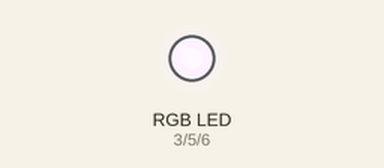
This sketch was run on a simulated Arduino Uno, built with avr-gcc and run on an emulated ATmega328P. On the bench: an RGB LED mixed from three pins (HIGH = lit).

Above: at 0.15 s.
At 0.75 s:
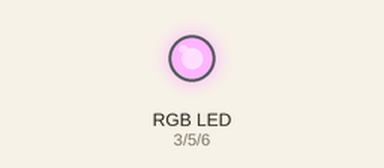
At 3.78 s:
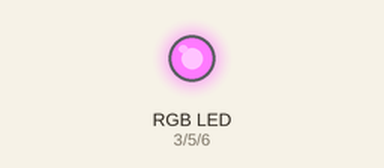
At 6.18 s:
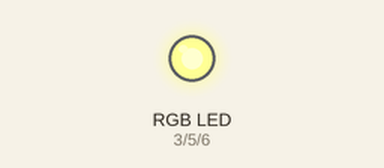
At 8.58 s:
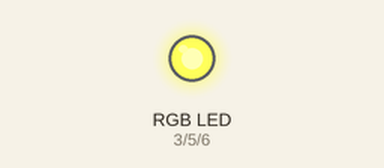
At 12.8 s:
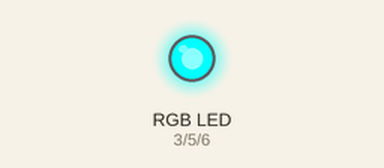
Timing chart, 0 to 40.0 s (numbered marks = the images above):
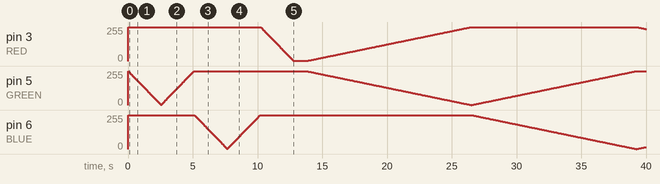

The sketch:

Trackball_RGB_LED.ino
```cpp
// Note that brown wire is for 5V.

// Define Pins
#define RED 3
#define GREEN 5
#define BLUE 6

#define delayTime 10 // fading time between colors


void setup()
{
  pinMode(RED, OUTPUT);
  pinMode(GREEN, OUTPUT);
  pinMode(BLUE, OUTPUT);
  digitalWrite(RED, HIGH);
  digitalWrite(GREEN, HIGH);
  digitalWrite(BLUE, HIGH);
}

// define variables
int redValue;
int greenValue;
int blueValue;


// main loop
void loop()
{
  cycleSingleColor(GREEN);
  cycleSingleColor(BLUE);
  turnOnSingleColor(RED);
  delay(1000);

  redValue = 255; // choose a value between 1 and 255 to change the color.
  greenValue = 0;
  blueValue = 0;
  for(int i = 0; i < 255; i += 1) // fades out red bring green full when i=255
  {
    redValue -= 1;
    greenValue += 1;
    analogWrite(RED, 255 - redValue);
    analogWrite(GREEN, 255 - greenValue);
    delay(delayTime * 5);
  }

  redValue = 0;
  greenValue = 255;
  blueValue = 0;
  for(int i = 0; i < 255; i += 1)  // fades out green bring blue full when i=255
  {
    greenValue -= 1;
    blueValue += 1;
    analogWrite(GREEN, 255 - greenValue);
    analogWrite(BLUE, 255 - blueValue);
    delay(delayTime * 5);
  }

  redValue = 0;
  greenValue = 0;
  blueValue = 255;
  for(int i = 0; i < 255; i += 1)  // fades out blue bring red full when i=255
  {
  redValue += 1;
  blueValue -= 1;
  analogWrite(RED, 255 - redValue);
  analogWrite(BLUE, 255 - blueValue);
  delay(delayTime * 5);
  }

  turnOffSingleColor(RED);
}


void cycleSingleColor(int pin)
{
  for(int i = 0; i < 255; i += 1)
  {
    analogWrite(pin, 255 - i);
    delay(delayTime);
  }

  for(int i = 255; i >= 0; i -= 1)
  {
    analogWrite(pin, 255 - i);
    delay(delayTime);
  }
}

void turnOnSingleColor(int pin)
{
  for(int i = 0; i < 255; i += 1)
  {
    analogWrite(pin, 255 - i);
    delay(delayTime);
  }
}

void turnOffSingleColor(int pin)
{
  for(int i = 255; i >= 0; i -= 1)
  {
    analogWrite(pin, 255 - i);
    delay(delayTime);
  }
}
```
